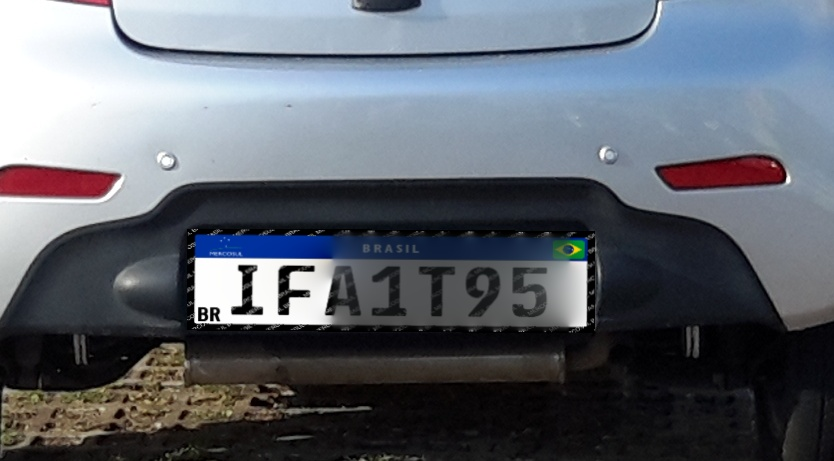
#> input picture imagens/1.JPG, 834 x 461 px
$ python -i preprocessing.py   (imports and definitions only)
#> lines starting #> are read from the running program, lines starting #| are printed output that depends on the picture; after the words box and inside, x2 and y2 are one past the last pixel; in counts of white or black regions, pixels touching at a corner belong together
#> further down, picture is the input picture: shape (461, 834, 3); mean B, G, R 109.4, 100.6, 95.2
import cv2
import numpy as np


# [205 lines left out: functions load_image, resize_if_needed, detect_plate_contour, extract_plate_roi, _order_points, fallback_roi_blue and 1 more, not called in this run]


def preprocess_standard(plate_img: np.ndarray) -> list[tuple[str, np.ndarray]]:
    """
    Gera múltiplas variantes de pré-processamento otimizadas para este dataset.

    Desafio específico: este dataset possui marca d'água (watermark) em tom
    médio-cinza (~80-150) sobreposta à placa branca (>200) com caracteres
    pretos (<30). As estratégias abaixo tentam separar os caracteres reais
    do ruído da marca d'água.

    Retorna lista de (nome, imagem_processada) para passar ao OCR.
    """
    if plate_img is None or plate_img.size == 0:
        return []

    gray = cv2.cvtColor(plate_img, cv2.COLOR_BGR2GRAY) \
        if len(plate_img.shape) == 3 else plate_img.copy()
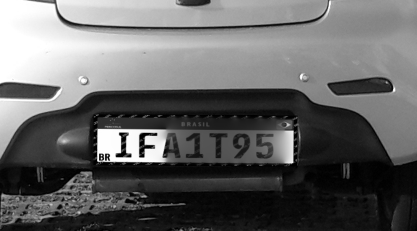
#> gray: shape (461, 834) (shown at 1/2 size); min 0, max 255, mean 100

    # Escalonamento: garante altura mínima de 80px para OCR preciso
    h, w = gray.shape
    scale = max(2, min(6, int(120 / max(h, 1))))
    gray_up = cv2.resize(gray, (w * scale, h * scale),
                         interpolation=cv2.INTER_CUBIC)

    variants = []

    # --- Variante 1: Limiar fixo em 80 (separa chars pretos do watermark cinza) ---
    # Chars reais: <30; watermark: 80-150; fundo: >180
    # Limiar 80 captura chars sem capturar watermark pesado
    _, thresh80 = cv2.threshold(gray_up, 80, 255, cv2.THRESH_BINARY)
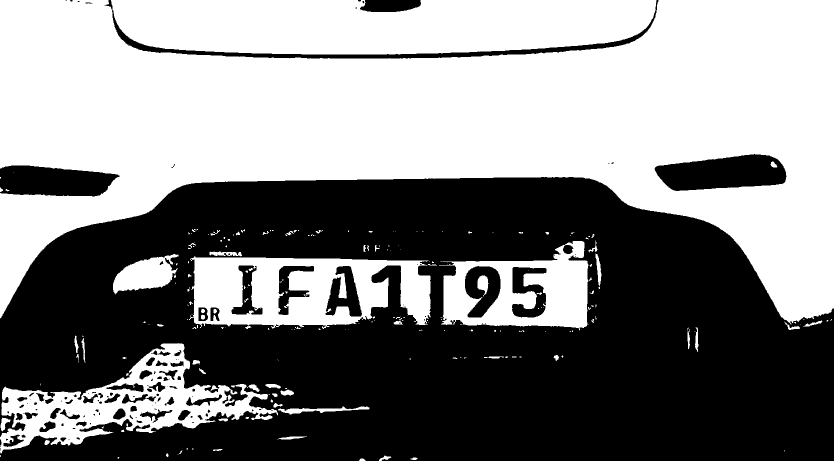
#> thresh80: shape (922, 1668) (shown at 1/2 size); 51.7% white; 130 black regions (60 under 20 px), largest, box (x1, y1, x2, y2) and area: (0, 354, 1668, 922) 677772, (1309, 308, 1573, 382) 14072, (0, 331, 239, 393) 11660
    variants.append(("thresh80", thresh80))
    variants.append(("thresh80_inv", cv2.bitwise_not(thresh80)))

    # --- Variante 2: CLAHE + Otsu (equalização adaptativa de histograma) ---
    clahe = cv2.createCLAHE(clipLimit=2.0, tileGridSize=(8, 8))
    enhanced = clahe.apply(gray_up)
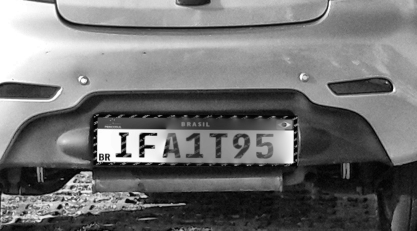
#> enhanced: shape (922, 1668) (shown at 1/4 size); min 0, max 255, mean 113.5
    _, otsu = cv2.threshold(enhanced, 0, 255,
                             cv2.THRESH_BINARY + cv2.THRESH_OTSU)
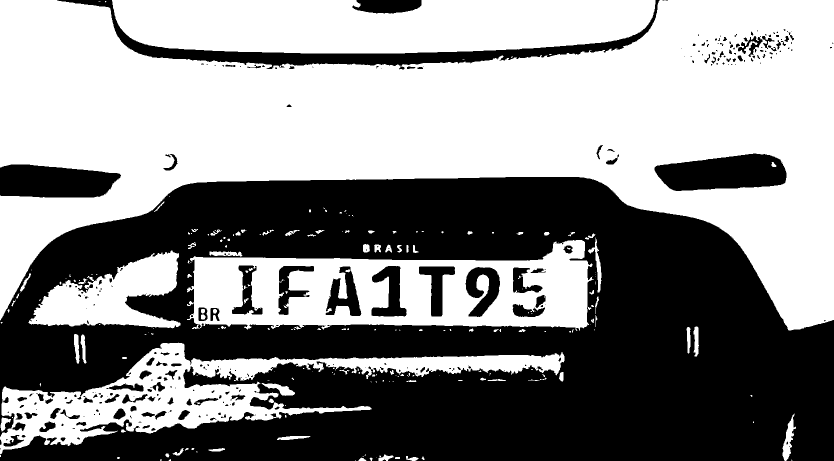
#> otsu: shape (922, 1668) (shown at 1/2 size); 54.3% white; 295 black regions (176 under 20 px), largest, box (x1, y1, x2, y2) and area: (0, 354, 1668, 922) 613949, (114, 0, 1319, 139) 23450, (1309, 307, 1573, 382) 14726
    variants.append(("clahe_otsu", otsu))
    variants.append(("clahe_otsu_inv", cv2.bitwise_not(otsu)))

    # --- Variante 3: Threshold adaptativo (melhor para iluminação não uniforme) ---
    try:
        adaptive = cv2.adaptiveThreshold(gray_up, 255,
                                          cv2.ADAPTIVE_THRESH_MEAN_C,
                                          cv2.THRESH_BINARY, 31, 12)
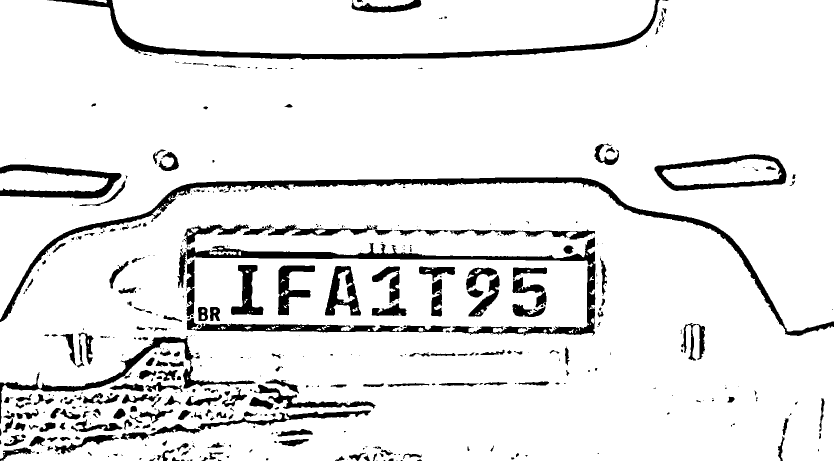
#> adaptive: shape (922, 1668) (shown at 1/2 size); 90.6% white; 496 black regions (264 under 20 px), largest, box (x1, y1, x2, y2) and area: (0, 354, 1668, 672) 20313, (373, 473, 1191, 672) 14335, (97, 0, 1319, 120) 13673
        variants.append(("adaptive_31_12", adaptive))
        variants.append(("adaptive_31_12_inv", cv2.bitwise_not(adaptive)))
    except Exception:
        pass

    # --- Variante 4: Filtragem por tamanho de blob (remove watermark pequeno) ---
    # O watermark tem caracteres pequenos; os chars da placa são grandes.
    # Binariza e mantém apenas blobs com área >= limiar.
    _, dark = cv2.threshold(gray_up, 80, 255, cv2.THRESH_BINARY_INV)
    n, labels, stats_cc, _ = cv2.connectedComponentsWithStats(dark)
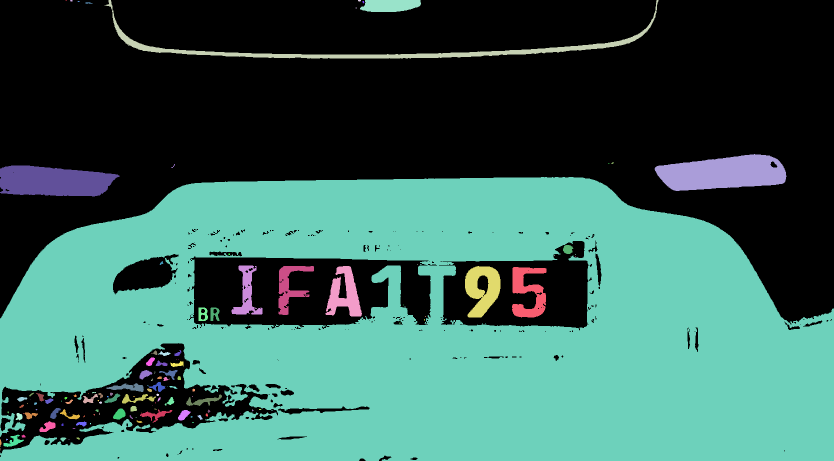
#> labels: shape (922, 1668) int32 (shown at 1/2 size); 131 distinct labels, from 0 to 130; one colour per label, 0 black
#> n = 131; stats_cc = 131 rows, first 6: [0, 0, 1668, 922, 794375], [131, 0, 3, 1, 3], [140, 0, 5, 3, 13], [209, 0, 1108, 117, 9965], [716, 0, 6, 3, 16], [720, 0, 122, 24, 2474]
    filtered = np.zeros_like(dark)
    min_blob = max(50, h * scale * 3)  # escala com o tamanho da imagem
    for j in range(1, n):
        blob_h = stats_cc[j][3]
        blob_area = stats_cc[j][4]
        # Mantém blobs altos (caracteres reais têm altura proporcional à placa)
        if blob_area >= min_blob and blob_h > h * scale * 0.25:
            filtered[labels == j] = 255
#> this loop made 130 passes
#> (blob_h, blob_area) on passes 3, 5, 8, 10, 14, 15, 16, 21: (117, 9965), (24, 2474), (2, 23), (74, 14072), (62, 11660), (568, 677772), (18, 286), (8, 32)
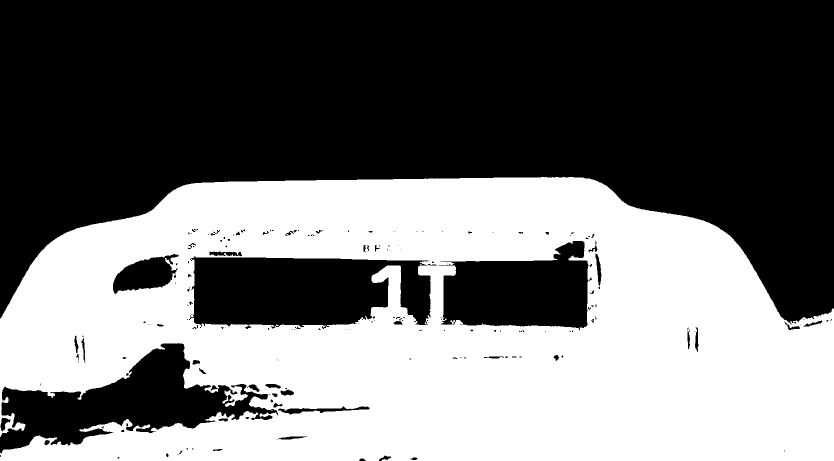
#> filtered: shape (922, 1668) (shown at 1/2 size); 44.1% white; 1 white region, box (x1, y1, x2, y2) and area: (0, 354, 1668, 922) 677772
    blob_result = cv2.bitwise_not(filtered)
    variants.append(("blob_filter", blob_result))

    return variants

>>> import cv2
>>> picture = cv2.imread('../imagens/1.JPG')
>>> result = preprocess_standard(picture)
#> result = 7 items
